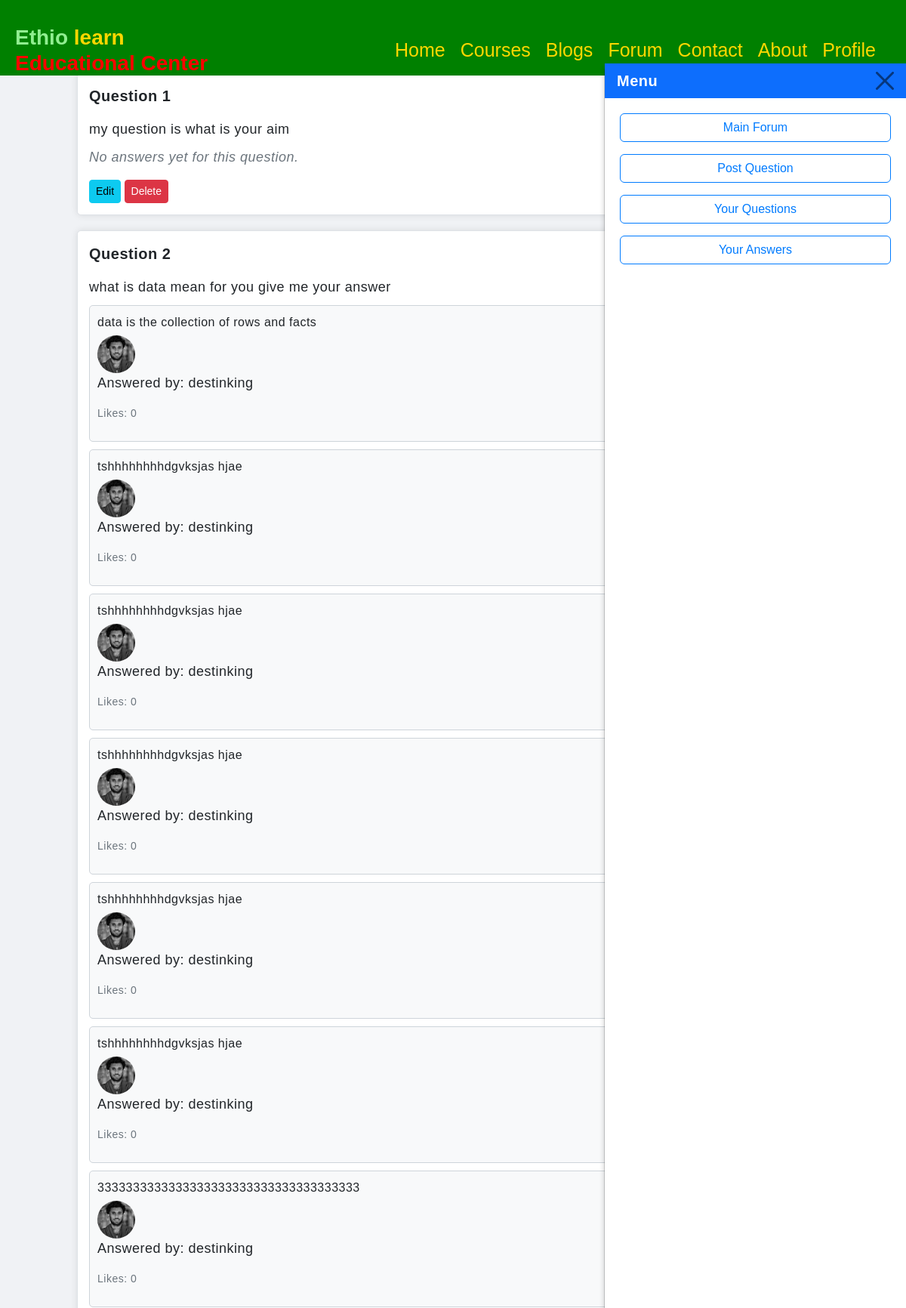
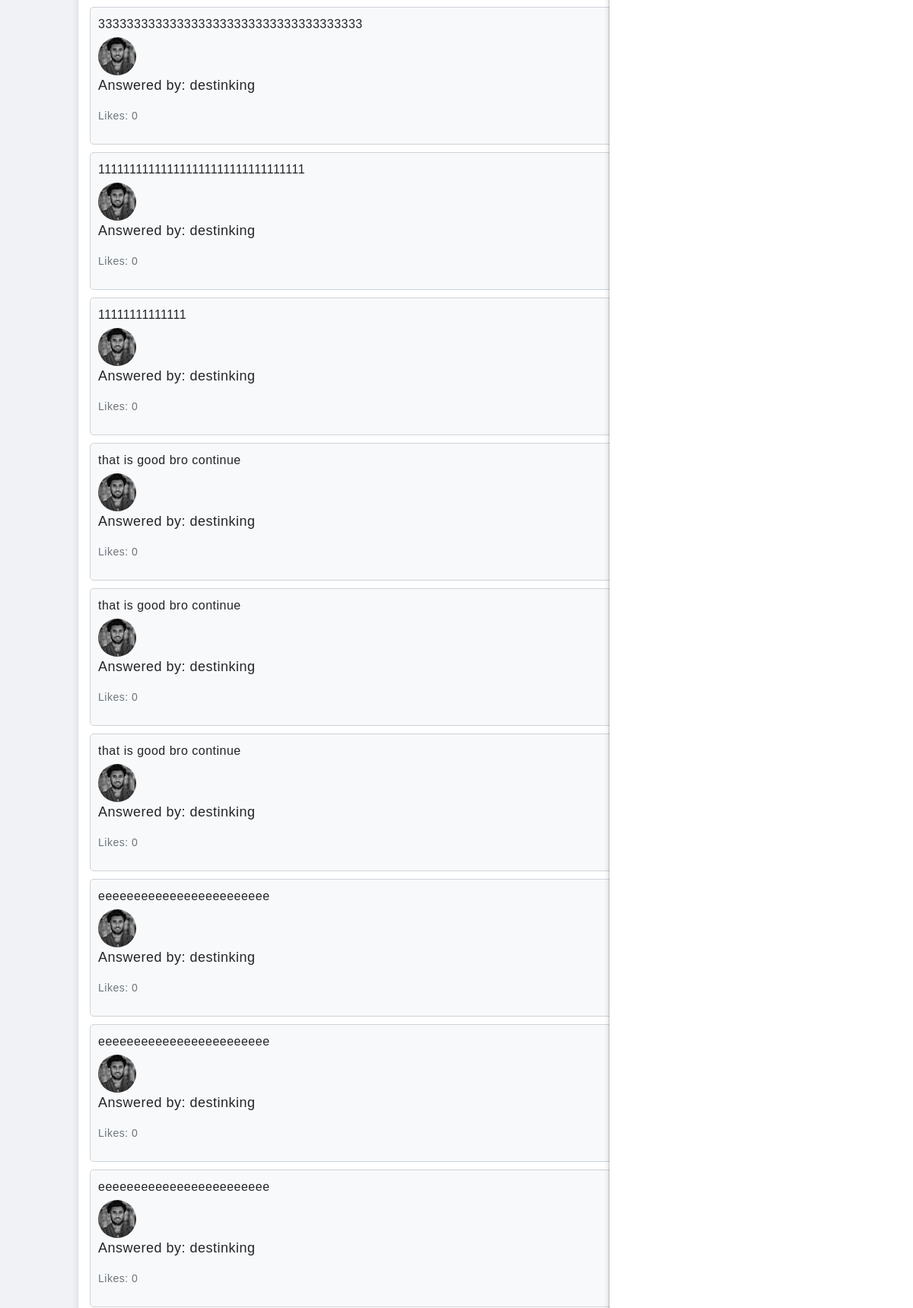
The app's page /forum/my-questions.php (signed in, upper part) with its own data (2 pictures, top to bottom).
### tables this page shows
CREATE TABLE `questions` (
  `Q_id` int(11) NOT NULL,
  `Q_stu_id` int(11) DEFAULT NULL,
  `q_body` text DEFAULT NULL,
  `course_id` int(11) DEFAULT NULL,
  `q_timestamp` datetime DEFAULT current_timestamp(),
  `resolved` varchar(4) DEFAULT NULL
);

CREATE TABLE `answers` (
  `A_id` int(11) NOT NULL,
  `Q_id` int(11) DEFAULT NULL,
  `A_stu_id` int(11) DEFAULT NULL,
  `A_body` longtext DEFAULT NULL,
  `likes` int(11) DEFAULT NULL,
  `a_timestamp` datetime DEFAULT current_timestamp(),
  `A_image` text DEFAULT NULL
);

CREATE TABLE `students` (
  `stu_id` int(11) NOT NULL,
  `stu_name` varchar(255) DEFAULT NULL,
  `stu_email` varchar(255) DEFAULT NULL,
  `stu_pass` varchar(255) DEFAULT NULL,
  `stu_occ` varchar(255) DEFAULT NULL,
  `stu_img` text DEFAULT NULL,
  `email_verified` tinyint(1) DEFAULT 0,
  `online_status` enum('online','offline') NOT NULL DEFAULT 'offline',
  `otp` varchar(6) DEFAULT NULL,
  `otp_expiry` datetime DEFAULT NULL,
  `reset_token` varchar(255) DEFAULT NULL,
  `reset_expiry` datetime DEFAULT NULL
);

### forum/my-questions.php (the view, shortened to what this page needs)
<?php
include_once("../Inc/Header.php");
?>
<!DOCTYPE html>
<html lang="en">
<head>
    <link rel="stylesheet" href="/ethiolearn/bootstrap/css/bootstrap.min.css">
</head>
<body>
    <?php include_once("menu.php"); ?>
    <div class="container">
        <?php
        $stu_id = $_SESSION['stu_id'];
        $sql = "SELECT q.Q_id, q.q_body, q.course_id, q.q_timestamp, q.resolved, s.stu_img
                FROM questions q
                LEFT JOIN students s ON q.q_stu_id = s.stu_id
                WHERE q.q_stu_id = ?
                ORDER BY q.q_timestamp DESC";
        $stmt = $conn->prepare($sql);
        $stmt->bind_param("i", $stu_id);
        $stmt->execute();
        $result = $stmt->get_result();
        if ($result->num_rows > 0) {
            $question_number = 1;
            while ($row = $result->fetch_assoc()) {
                echo '
                <div class="question">
                    <p class="question-number">Question ' . $question_number . '</p>
                    <p class="question-body">' . htmlspecialchars($row["q_body"]) . '</p>';
                $Q_id = $row['Q_id'];
                $answer_sql = "SELECT a.A_id, a.A_body, a.likes, s.stu_name AS answerer_name
                               FROM answers a
                               LEFT JOIN students s ON a.A_stu_id = s.stu_id
                               WHERE a.Q_id = ?
                               ORDER BY a.A_id ASC";
                $answer_stmt = $conn->prepare($answer_sql);
                $answer_stmt->bind_param("i", $Q_id);
                $answer_stmt->execute();
                $answer_result = $answer_stmt->get_result();
                if ($answer_result->num_rows > 0) {
                    while ($answer_row = $answer_result->fetch_assoc()) {
                        echo '
                        <div class="answer">
                            <p class="answer-body">' . htmlspecialchars($answer_row["A_body"]) . '</p>';
                        if (!empty($row['stu_img'])) {
                            echo '
                            <div class="rounded-circle">
                                <img src="' . htmlspecialchars($row["stu_img"]) . '" alt="Student Image" class="img-fluid">
                            </div>';
                        }
                        echo '
                            <p class="answer-info">Answered by: ' . htmlspecialchars($answer_row["answerer_name"]) . '</p>
                            <p class="answer-likes">Likes: ' . $answer_row["likes"] . '</p>
                        </div>';
                    }
                } else {
                    echo '<p class="no-answer-msg">No answers yet for this question.</p>';
                }
                echo '
                <div class="question-actions">
                    <a href="edit-question.php?Q_id=' . $row["Q_id"] . '" class="btn btn-info btn-sm"><i class="fas fa-edit"></i> Edit</a>
                    <a href="delete-question.php?Q_id=' . $row["Q_id"] . '" class="btn btn-danger btn-sm" onclick="return confirm(\'Are you sure you want to delete this question?\');"><i class="fas fa-trash-alt"></i> Delete</a>
                </div>';
                echo '</div>';
                $question_number++;
            }
        } else {
            echo "<p>No questions found for this student.</p>";
        }
        ?>
    </div>
</body>
</html>

### Inc/Header.css (style rules this page uses)
body { top: 0px !important; }
:root { --color-primary: #6c63ff; --color-success: #00bf8e; --color-warning: #f7a44b; --color-danger: #f75842; --color-danger-variant: rgba(247, 88, 66, 8.4); --color-white: #fff; --color-light: #ffffffb3; --color-black: #000; --color-bg: #f7f9fa; --container-width-1g: 76%; --container-width-md: 90%; --container-width-sm: 94%; --transition: all 400ms ease; }
body { color: var(--color-black); background: white }
p { letter-spacing: .5px; font-size: 18px; }
a { color: var(--color-black); font-family: 'Rajdhani', sans-serif; }
img { width: 100%; display: block; object-fit: cover; }
.btn { display: inline-block; color: var(--color-white); color: var(--color-black); padding: 1rem 2rem; border: 1px solid transparent; font-weight: 500; transition: var(--transition); }

### Inc/Header2.css (style rules this page uses)
body { font-family: Arial, sans-serif; margin: 0; padding: 0; background-color: #f4f4f4; }

### forum/my-questions.php (style rules this page uses)
body { background-color: #f0f2f5; font-family: 'Arial', sans-serif; padding-right:10%; }
.container { margin-top: 7%; max-width: 900px; }
.question { background-color: #fff; border: 1px solid #dee2e6; border-radius: 5px; padding: 15px; margin-bottom: 20px; box-shadow: 0 0 10px rgba(0, 0, 0, 0.1); }
.question-number { font-size: 20px; font-weight: bold; }
.question-body { font-size: 18px; margin-bottom: 10px; }
.answer { background-color: #f8f9fa; border: 1px solid #ced4da; border-radius: 5px; padding: 10px; margin-top: 10px; }
.answer-body { font-size: 16px; margin-bottom: 5px; }
.answer-likes { font-size: 14px; color: #6c757d; }
.no-answer-msg { font-style: italic; color: #6c757d; }
.question-actions { margin-top: 10px; }
.rounded-circle { width: 50px; height: 50px; overflow: hidden; border-radius: 50%; }
.rounded-circle img { width: 100%; height: auto; object-fit: cover; }

### records on screen
questions: q_body "my question is what is your aim", shows "No answers yet for this question."
questions: q_body "what is data mean for you give me your answer"
answers: A_body "data is the collection of rows and facts", A_stu.stu_img (picture), A_stu.stu_name "destinking", likes "0"
answers: A_body "tshhhhhhhhdgvksjas hjae", A_stu.stu_img (picture), A_stu.stu_name "destinking", likes "0"
answers: A_body "tshhhhhhhhdgvksjas hjae", A_stu.stu_img (picture), A_stu.stu_name "destinking", likes "0"
answers: A_body "tshhhhhhhhdgvksjas hjae", A_stu.stu_img (picture), A_stu.stu_name "destinking", likes "0"
answers: A_body "tshhhhhhhhdgvksjas hjae", A_stu.stu_img (picture), A_stu.stu_name "destinking", likes "0"
answers: A_body "tshhhhhhhhdgvksjas hjae", A_stu.stu_img (picture), A_stu.stu_name "destinking", likes "0"
answers: A_body "3333333333333333333333333333333333333", A_stu.stu_img (picture), A_stu.stu_name "destinking", likes "0"
answers: A_body "3333333333333333333333333333333333333", A_stu.stu_img (picture), A_stu.stu_name "destinking", likes "0"
answers: A_body "111111111111111111111111111111111", A_stu.stu_img (picture), A_stu.stu_name "destinking", likes "0"
answers: A_body "11111111111111", A_stu.stu_img (picture), A_stu.stu_name "destinking", likes "0"
answers: A_body "that is good bro continue", A_stu.stu_img (picture), A_stu.stu_name "destinking", likes "0"
answers: A_body "that is good bro continue", A_stu.stu_img (picture), A_stu.stu_name "destinking", likes "0"
answers: A_body "that is good bro continue", A_stu.stu_img (picture), A_stu.stu_name "destinking", likes "0"
answers: A_body "eeeeeeeeeeeeeeeeeeeeeeee", A_stu.stu_img (picture), A_stu.stu_name "destinking", likes "0"
answers: A_body "eeeeeeeeeeeeeeeeeeeeeeee", A_stu.stu_img (picture), A_stu.stu_name "destinking", likes "0"
answers: A_body "eeeeeeeeeeeeeeeeeeeeeeee", A_stu.stu_img (picture), A_stu.stu_name "destinking", likes "0"
